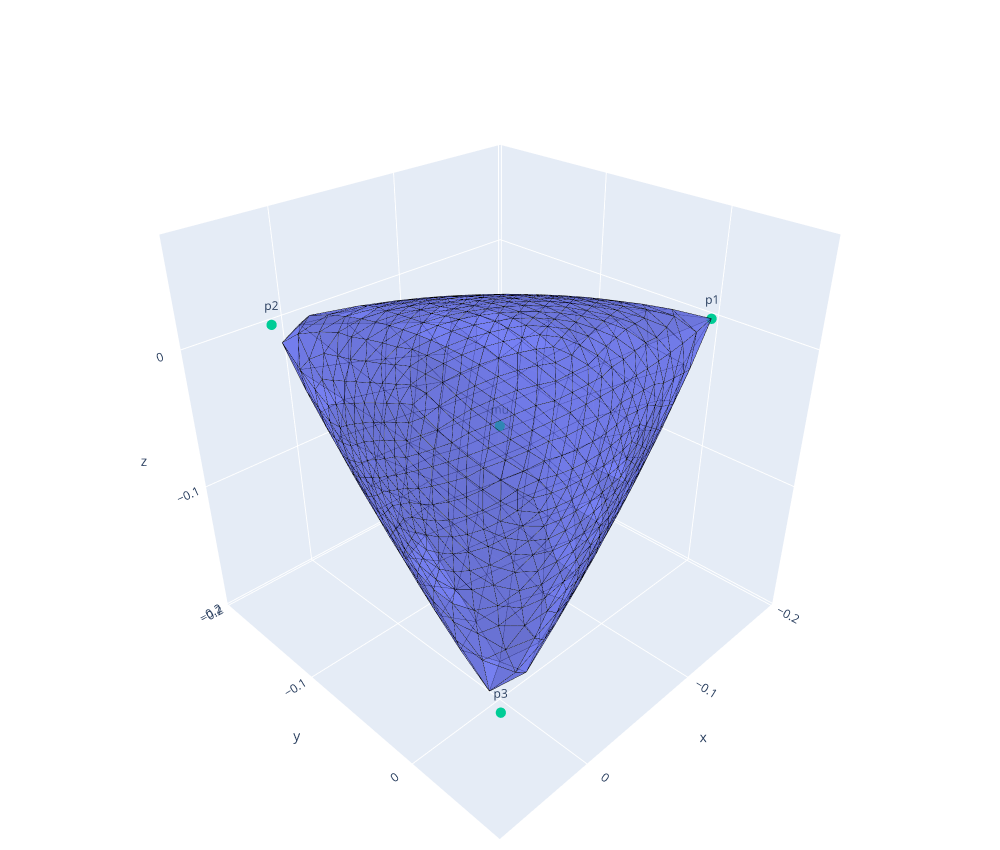

The code cell stored with this chart in its notebook:
### Markdown cell above
## 3D sections

### Code cell
use_sic = True

if use_sic:
        sic_indices = [0,1,2]
        marked_probabilities = [P[i] for i in sic_indices] + [x_center]
        #labels = [r"$p_%d$" % (i+1) for i in sic_indices] + [r"$\mu$"]
        labels = ["p%d" % (i+1) for i in sic_indices] + ["mu"]
        B = make_sum_zero_section(marked_probabilities[:-1])
else:
        marked_probabilities = [x_center]
        labels = [r"$\mu$"]
        B = make_sum_zero_section(np.random.randn(3, n))

section_data = probability_spectrahedron_section_3D(
        A_matrices=A_matrices,
        x_center=x_center,
        B=B,
)
section_data = section_data | {"marked_probabilities": marked_probabilities, "labels": labels}
#plot_section_3D_matplotlib([section_data])
plot_section_3D_plotly([section_data])

### Figure 1 — Plotly figure (JSON) as saved in the notebook; plotly's stock layout.template omitted (floating-point values rounded to 4 significant figures; data arrays with more than 128 entries replaced by an {"elided": "..."} marker saying what was removed)
{"data": [{"flatshading": true, "hovertemplate": "y₁=%{x:.4f}<br>y₂=%{y:.4f}<br>y₃=%{z:.4f}<extra></extra>", "i": {"elided": "1280 int values"}, "j": {"elided": "1280 int values"}, "k": {"elided": "1280 int values"}, "name": "", "opacity": 0.6, "showlegend": false, "type": "mesh3d", "x": {"elided": "642 float values"}, "y": {"elided": "642 float values"}, "z": {"elided": "642 float values"}}, {"hoverinfo": "skip", "line": {"color": "black", "width": 1}, "mode": "lines", "showlegend": false, "type": "scatter3d", "x": {"elided": "5760 float values"}, "y": {"elided": "5760 float values"}, "z": {"elided": "5760 float values"}}, {"marker": {"size": 6}, "mode": "markers+text", "showlegend": false, "text": ["p1", "p2", "p3", "mu"], "textposition": "top center", "type": "scatter3d", "x": [-0.1936, 0.01291, 0.01291, 0.0], "y": [-3.011e-18, -0.1932, 0.0138, 0.0], "z": [2.602e-18, 1.041e-17, -0.1927, 0.0]}], "layout": {"height": 850, "margin": {"b": 0, "l": 0, "r": 0, "t": 30}, "scene": {"aspectmode": "data", "camera": {"eye": {"x": 1.4, "y": 1.4, "z": 1.2}}}, "width": 1000}}
